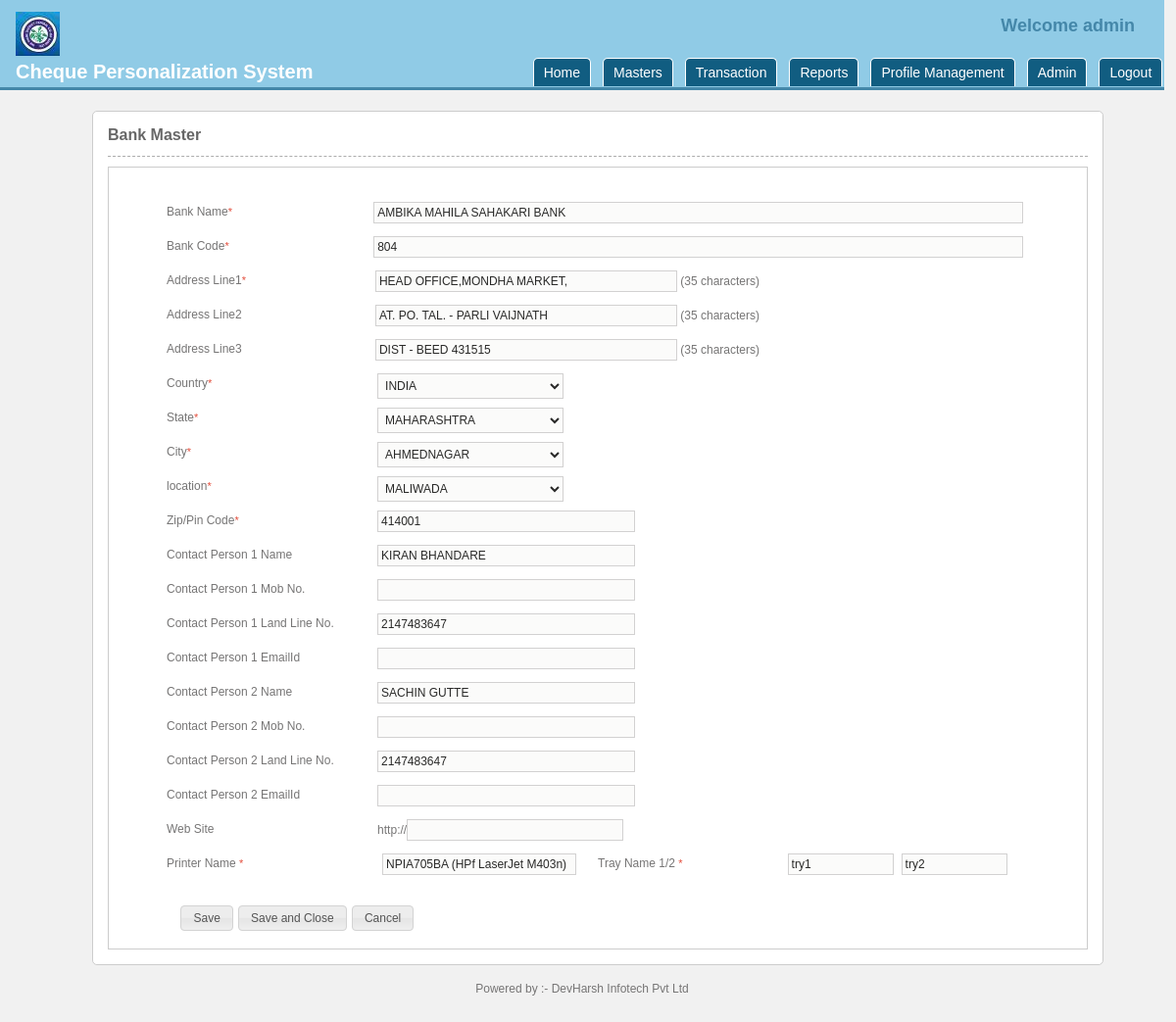
/bankmaster.php (signed in), run on the app's committed database.
### tables this page shows
CREATE TABLE IF NOT EXISTS `tb_cps_settings` (
  `inputfolderpath` varchar(100) NOT NULL,
  `archivefolderpath` varchar(50) NOT NULL,
  `inputfileformat` varchar(20) NOT NULL,
  `inputfiledelimiter` varchar(15) NOT NULL,
  `outputfolderpath` varchar(100) NOT NULL,
  `outputfileformat` varchar(20) NOT NULL,
  `outputfiledelimiter` varchar(15) NOT NULL,
  `typeofprinter` varchar(20) NOT NULL,
  `printermodel` int(11) NOT NULL,
  `chk_taken_from` int(1) NOT NULL,
  `chk_no_from` int(6) UNSIGNED ZEROFILL NOT NULL,
  `chk_no_to` int(6) UNSIGNED ZEROFILL NOT NULL,
  `nooffailedpasswordattempt` int(11) NOT NULL,
  `password_expiry` int(11) NOT NULL,
  `homescreen_text` varchar(100) NOT NULL,
  `poweredby` varchar(100) NOT NULL,
  `banklogo` varchar(100) NOT NULL,
  `desktop_image` varchar(100) NOT NULL,
  `chq_Image` text NOT NULL,
  `country` varchar(5) NOT NULL,
  `help_employeeid` varchar(20) NOT NULL,
  `help_helplineno1` varchar(30) NOT NULL,
  `help_emailid` varchar(100) NOT NULL,
  `autolockminutes` int(11) NOT NULL,
  `help_contactperson` varchar(200) NOT NULL,
  `help_helplineno2` varchar(20) NOT NULL,
  `license_type` varchar(10) NOT NULL,
  `license_install_date` date NOT NULL,
  `license_period` int(2) NOT NULL,
  `license_end_date` date NOT NULL,
  `license_no_of_users` int(5) NOT NULL,
  `license_cheque_leaves` int(250) NOT NULL,
  `license_users_leaves` int(1) NOT NULL,
  `license_users_leaves_value` int(20) NOT NULL
);

CREATE TABLE IF NOT EXISTS `tb_bankdetails` (
  `bank_id` int(4) UNSIGNED ZEROFILL NOT NULL AUTO_INCREMENT,
  `bank_name` varchar(100) NOT NULL,
  `bank_code` int(3) UNSIGNED ZEROFILL NOT NULL,
  `bank_address1` text NOT NULL,
  `bank_address2` varchar(36) NOT NULL,
  `bank_address3` varchar(36) NOT NULL,
  `bank_country_id` int(3) NOT NULL,
  `bank_state_id` int(3) NOT NULL,
  `bank_city_id` int(3) NOT NULL,
  `bank_suburb_id` int(3) NOT NULL,
  `bank_pin` varchar(15) NOT NULL,
  `bank_contact_no1` varchar(15) NOT NULL,
  `bank_contact_no2` varchar(15) NOT NULL,
  `bank_contact_per1` varchar(40) NOT NULL,
  `bank_contact_per2` varchar(40) NOT NULL,
  `bank_contact_per_LL1` int(12) NOT NULL,
  `bank_contact_per_LL2` int(12) NOT NULL,
  `bank_emailid2` varchar(30) NOT NULL,
  `bank_emailid` varchar(40) NOT NULL,
  `bank_website` varchar(40) NOT NULL,
  `bank_printers` text NOT NULL,
  PRIMARY KEY (`bank_id`)
);

### bankmaster.php (the view, shortened to what the rows shown need)
<?php
require_once('global.php');
$row = $db->get_row("select * from tb_bankdetails");
$printersinfo = "";
if(!empty($row->bank_printers)){
	$printersinfo = unserialize($row->bank_printers);
}
?>
<!DOCTYPE html PUBLIC "-//W3C//DTD XHTML 1.0 Strict//EN" "http://www.w3.org/TR/xhtml1/DTD/xhtml1-strict.dtd">
<html xmlns="http://www.w3.org/1999/xhtml">
<head>
<?php include('includes.php'); ?>
<link rel="stylesheet" href="css/stylecss.css" type="text/css" />
</head>
<body>
<?php require_once('header.php');	?>
                <div id="formdiv">
                    <div id="formfields">
                    <form id="frmbankmaster" name="frmbankmaster" method="post" action="post_bankmaster.php" autocomplete="off">
                      <table width="100%" border="0" cellspacing="0" cellpadding="0">
                        <tr>
                          <td align="center" valign="top" style="border:1px solid; border-color:#cccccc;">
						  <table width="880" border="0" cellspacing="0" cellpadding="0">
	<tr>
		<td colspan="2" align="left" valign="top"><table width="100%" border="0" cellspacing="0" cellpadding="0">
			<tr>
				<td width="89%" height="35" align="left" valign="top"><label>
					<input type="text" name="txtbankname" id="txtbankname" style="width:655px;" value="<?php echo stripslashes($row->bank_name); ?>" maxlength="80" onKeyPress="return isNumberKey1(event);" onKeyUp="javascript:this.value=this.value.toUpperCase();" />
					</label>
				</td>
			</tr>
		  </table>
		</td>
	</tr>
	<tr>
		<td colspan="2" align="left" valign="top"><table width="100%" border="0" cellspacing="0" cellpadding="0">
			<tr>
				<td width="89%" height="35" align="left" valign="top"><label>
					<input type="text" name="txtbankcode" id="txtbankcode" maxlength="4" style="width:655px;" value="<?php echo stripslashes($row->bank_code); ?>" maxlength="35" onKeyPress = "return isNumberKey(event);" onKeyUp="javascript:this.value=this.value.toUpperCase();" />
					</label>
				</td>
			</tr>
		  </table>
		</td>
	</tr>
	<tr>
		<td colspan="2" align="left" valign="top"><table width="100%" border="0" cellspacing="0" cellpadding="0">
			<tr>
				<td width="34%" height="35" align="left" valign="top"><label>
					<input type="text" name="branchaddress1" id="branchaddress1" style="width:300px;" maxlength="35" value="<?php echo stripslashes($row->bank_address1); ?>" onKeyUp="javascript:this.value=this.value.toUpperCase();" />&nbsp;<label>(35 characters)</label>
					</label>
				</td>
			</tr>
		  </table>
		</td>
	</tr>
	<tr>
		<td colspan="2" align="left" valign="top"><table width="100%" border="0" cellspacing="0" cellpadding="0">
			<tr>
				<td width="34%" height="35" align="left" valign="top"><label>
					<input type="text" name="branchaddress2" id="branchaddress2"  style="width:300px;" maxlength="35" value="<?php echo stripslashes($row->bank_address2); ?>" onKeyUp="javascript:this.value=this.value.toUpperCase();" />&nbsp;<label>(35 characters)</label>
					</label>
				</td>
			</tr>
		  </table>
		</td>
	</tr>
	<tr>
    <td colspan="2" align="left" valign="top"><table width="100%" border="0" cellspacing="0" cellpadding="0">
		<tr>
		<td width="34%" align="left" valign="top">
			<label>
				<input type="text" name="branchaddress3" id="branchaddress3"  style="width:300px;" maxlength="35" value="<?php echo stripslashes($row->bank_address3); ?>" onKeyUp="javascript:this.value=this.value.toUpperCase();" />&nbsp;<label>(35 characters)</label>
			</label>
		</td>
        </tr>
		</table></td>
	</tr>
								<?php
									$rowgetsuburb =  $db->get_results("select * from tb_suburbmaster where city_id = '".$row->bank_city_id."'");
								?>
	<tr>
		<td colspan="2" align="left" valign="top">
			<table width="100%" border="0" cellspacing="0" cellpadding="0">
				<tr>
					<td width="34%" align="left" valign="top">
						<label>
							<div id="divpostalcode" name="divpostalcode">
								<input type="text" name="txtpin" id="txtpin" style="width:255px;" value="<?php echo stripslashes($row->bank_pin); ?>" readonly="true" />
						</label>
					</td>
				</tr>
			</table>
		</td>
	</tr>
  <tr>
    <td colspan="2" align="left" valign="top"><table width="100%" border="0" cellspacing="0" cellpadding="0">
		<tr>
			<td width="34%" align="left" valign="top"><label>
				<input type="text" name="txtcontper1" id="txtcontper1" style="width:255px;" value="<?php echo stripslashes($row->bank_contact_per1); ?>" maxlength="35" onKeyPress = "return isNumberKey1(event);" onKeyUp="javascript:this.value=this.value.toUpperCase();"/>
				</label>
			</td>
        </tr>
      </table></td>
  </tr>
   <tr>
    <td colspan="2" align="left" valign="top"><table width="100%" border="0" cellspacing="0" cellpadding="0">
      <tr>
        <td width="34%" height="35" align="left" valign="top"><label>
          <input type="text" name="txtLLCont1" id="txtLLCont1" style="width:255px;" value="<?php echo stripslashes($row->bank_contact_per_LL1); ?>" maxlength="35" onKeyPress = "return isNumberKey(event);" onKeyUp="javascript:this.value=this.value.toUpperCase();"/>
          </label></td>
        </tr>
      </table></td>
  </tr>
  <tr>
    <td colspan="2" align="left" valign="top"><table width="100%" border="0" cellspacing="0" cellpadding="0">
      <tr>
        <td width="34%" height="35" align="left" valign="top"><label>
          <input type="text" name="txtcontper2" id="txtcontper2" style="width:255px;" value="<?php echo stripslashes($row->bank_contact_per2); ?>" maxlength="35" onKeyPress = "return isNumberKey1(event);" onKeyUp="javascript:this.value=this.value.toUpperCase();"/>
          </label></td>
        </tr>
      </table></td>
  </tr>
  <tr>
    <td colspan="2" align="left" valign="top"><table width="100%" border="0" cellspacing="0" cellpadding="0">
      <tr>
        <td width="34%" height="35" align="left" valign="top"><label>
          <input type="text" name="txtLLCont2" id="txtLLCont2" style="width:255px;" value="<?php echo stripslashes($row->bank_contact_per_LL2); ?>" maxlength="35" onKeyPress = "return isNumberKey(event)" onKeyUp="javascript:this.value=this.value.toUpperCase();"/>
          </label></td>
        </tr>
      </table></td>
  </tr>
  <tr>
					<td colspan="2" align="left" valign="top">
						<table width="100%" border="0" cellspacing="0" cellpadding="0">
							<tr>
								<td width="25%" align="left" valign="top">
									<input type="text" class="required" title="Please enter printer name" name="printername[]" value="<?php if(!empty($printersinfo)) echo $printersinfo[0][0]; ?>" style="width:190px;" />
								</td>
								<td width="22%" align="left" valign="top"><label>Tray Name 1/2 </label><span class="red">*</span></td></td>
								<td width="28%" height="35" align="left" valign="top">
									<input type="text" class="required" name="printertray1[]" title="Please enter tray 1" value="<?php if(!empty($printersinfo)) echo $printersinfo[0][1]; ?>" style="width:100px;" />&nbsp;
									<input type="text" name="printertray2[]" class="required" title="Please enter tray 2" value="<?php if(!empty($printersinfo)) echo $printersinfo[0][2]; ?>" style="width:100px;" />
								</td>
							</tr>
						</table>
					</td>
				</tr>
  </table>
                      </form>
                    </div>
                </div>
            </div>
        </div>
    </div>
</body>
</html>

### header.php (shortened to what the rows shown need)
<div id="topdivlogo">
<div id="titlediv">
<?php
$sql = "select banklogo,chk_no_from,chk_no_to,chk_taken_from from tb_cps_settings";
$row_setting = $db->get_row($sql);
if(!empty($row_setting->banklogo)): ?>
<img src = "images/<?php echo $row_setting->banklogo; ?>" rel="" />	<br/>
<?php endif;?>
Cheque Personalization System</div>
</div>
	<div id="innerpage-maindiv">
    	<div class="middle-maindiv">
        	<div class="middlesubdiv">

### data on the page
tb_cps_settings: banklogo (picture)
tb_bankdetails: txtbankname "AMBIKA MAHILA SAHAKARI BANK", txtbankcode "804", branchaddress1 "HEAD OFFICE,MONDHA MARKET,", branchaddress2 "AT. PO. TAL. - PARLI VAIJNATH", branchaddress3 "DIST - BEED 431515", txtpin "414001", txtcontper1 "KIRAN BHANDARE", txtLLCont1 "2147483647", txtcontper2 "SACHIN GUTTE", txtLLCont2 "2147483647", bank_printers "NPIA705BA (HPf LaserJet M403n)", bank_printers "try1", bank_printers "try2"

### other printed values
$_SESSION['admin_username'] "admin"
$poweredby "DevHarsh Infotech Pvt Ltd"
form field ddlcountry "INDIA"
form field ddlstate "MAHARASHTRA"
form field ddlcity "AHMEDNAGAR"
form field ddlsuburb "MALIWADA"
